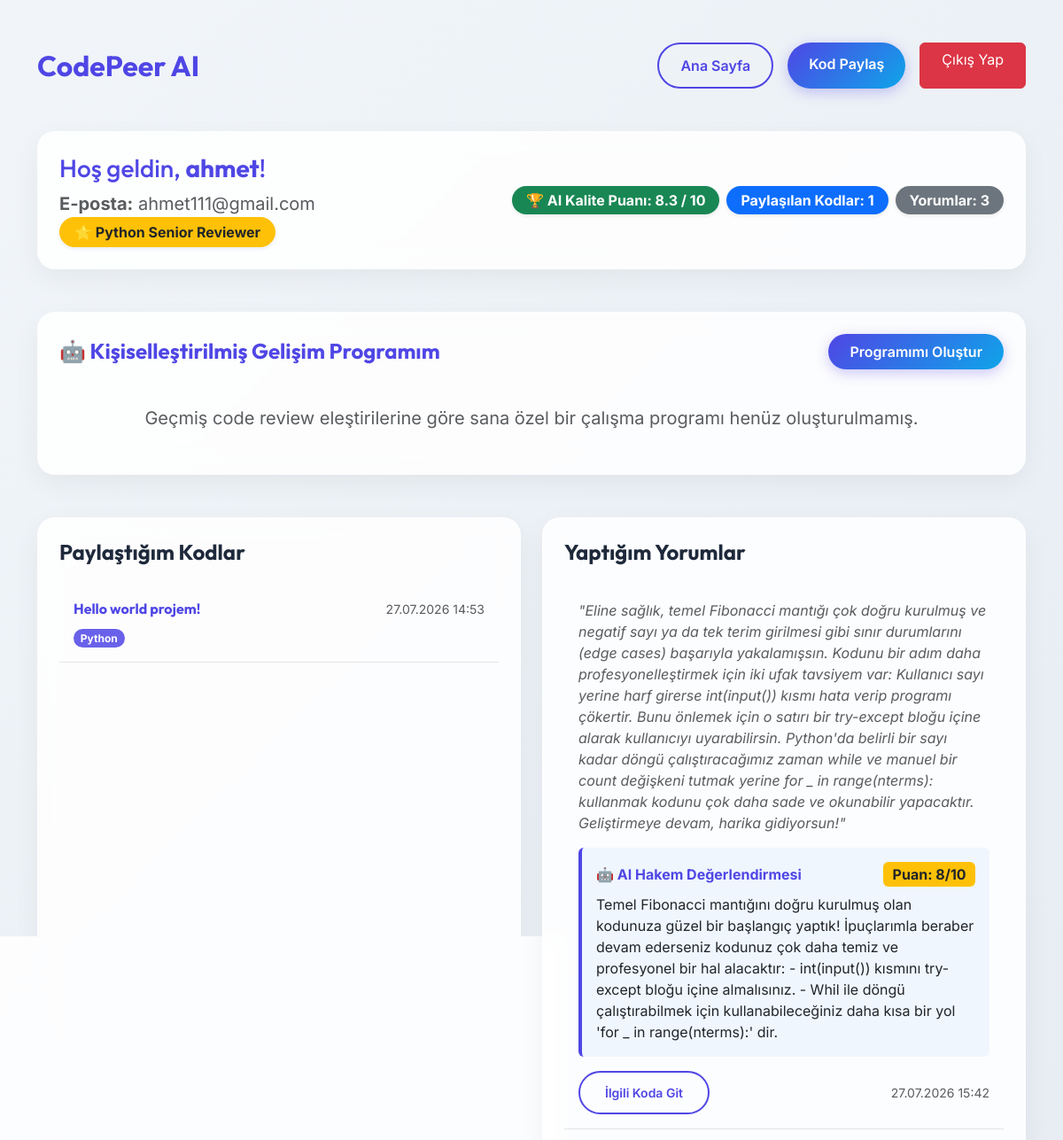
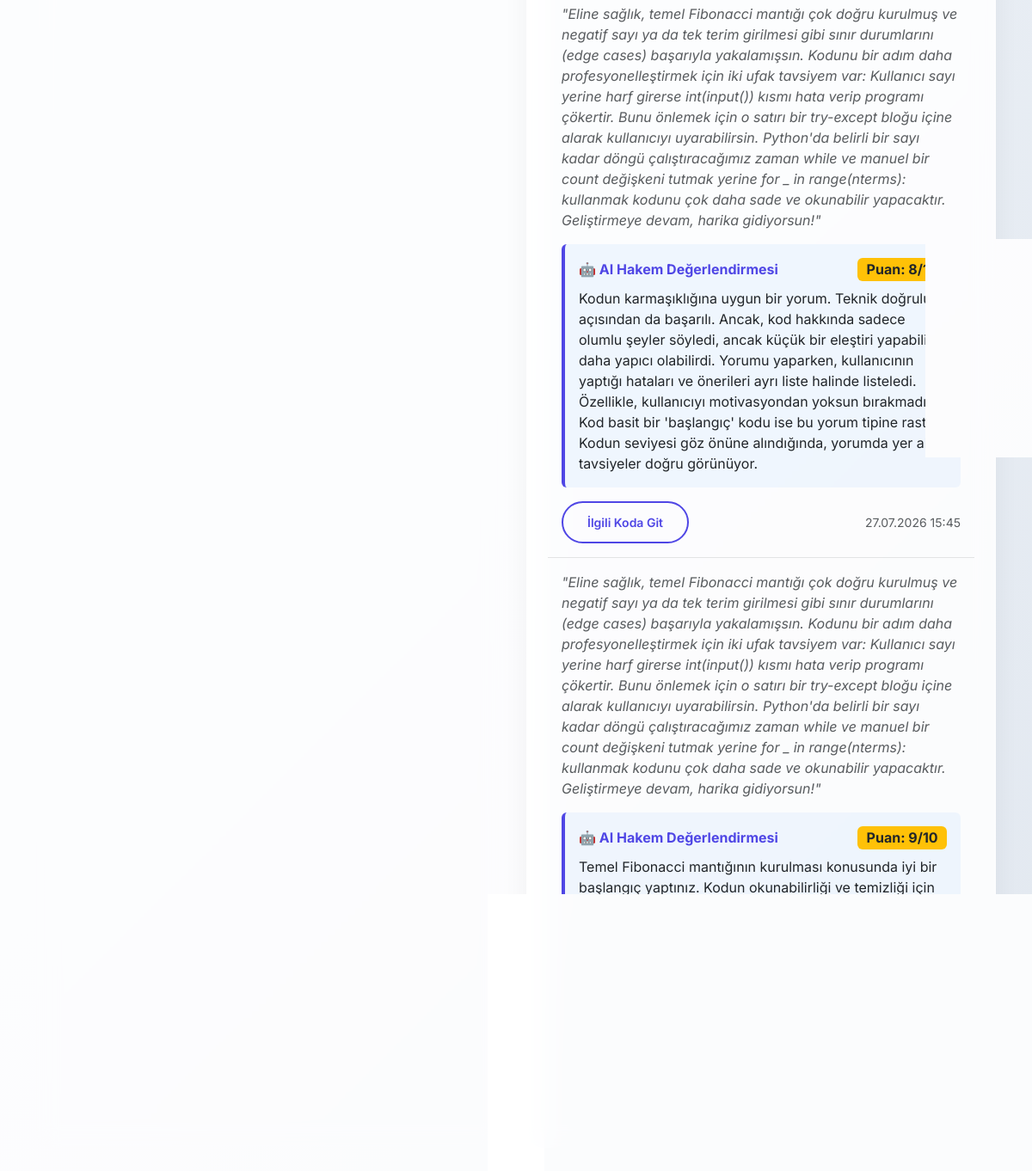
The app's page /profile (signed in) with its own data (2 pictures, top to bottom).
### database.py (models this page shows)
class User(Base):
    __tablename__ = "users"
    id = Column(Integer, primary_key=True, index=True)
    username = Column(String, unique=True, index=True)
    email = Column(String, unique=True, index=True)
    hashed_password = Column(String)
    learning_plan = Column(Text, nullable=True)  # AI tarafından oluşturulan kişisel eğitim programı
    posts = relationship("CodePost", back_populates="owner")
    comments = relationship("Comment", back_populates="author")

class CodePost(Base):
    __tablename__ = "code_posts"
    id = Column(Integer, primary_key=True, index=True)
    title = Column(String, index=True)
    content = Column(Text)  # Kullanıcının yüklediği ham kod bloğu
    language = Column(String)  # Python, JS, C++ vb.
    created_at = Column(DateTime, default=datetime.utcnow)
    user_id = Column(Integer, ForeignKey("users.id"))
    owner = relationship("User", back_populates="posts")
    comments = relationship("Comment", back_populates="post")
    ai_reviews = relationship("AIReview", back_populates="post")

class Comment(Base):
    __tablename__ = "comments"
    id = Column(Integer, primary_key=True, index=True)
    content = Column(Text)  # Kullanıcının kod hakkındaki analizi/yorumu
    created_at = Column(DateTime, default=datetime.utcnow)
    user_id = Column(Integer, ForeignKey("users.id"))
    post_id = Column(Integer, ForeignKey("code_posts.id"))
    author = relationship("User", back_populates="comments")
    post = relationship("CodePost", back_populates="comments")
    ai_reviews = relationship("AIReview", back_populates="comment")

class AIReview(Base):
    __tablename__ = "ai_reviews"
    id = Column(Integer, primary_key=True, index=True)
    review_text = Column(Text)  # LLM'den gelen detaylı analiz metni
    score = Column(Integer, nullable=True)  # LLM'in verdiği puan (Örn: 1-10 arası)
    target_type = Column(String)  # "post" (kod için) veya "comment" (yorum incelemesi için)
    created_at = Column(DateTime, default=datetime.utcnow)
    post_id = Column(Integer, ForeignKey("code_posts.id"), nullable=True)
    comment_id = Column(Integer, ForeignKey("comments.id"), nullable=True)
    post = relationship("CodePost", back_populates="ai_reviews")
    comment = relationship("Comment", back_populates="ai_reviews")

### main.py (the view)
@app.get("/profile")
def profile_page(request: Request, current_user: str = Cookie(None), db: Session = Depends(database.get_db)):
    if not current_user:
        return RedirectResponse(url="/login", status_code=status.HTTP_303_SEE_OTHER)
    user = db.query(database.User).filter(database.User.username == current_user).first()
    if not user:
        return RedirectResponse(url="/login", status_code=status.HTTP_303_SEE_OTHER)
    total_score = 0
    review_count = 0
    language_stats = {}
    mentor_score = 0
    mentor_count = 0
    for comment in user.comments:
        if comment.ai_reviews and comment.ai_reviews[0].score is not None:
            ai_score = comment.ai_reviews[0].score
            total_score += ai_score
            review_count += 1
            lang = comment.post.language.strip()
            code_lines = len(comment.post.content.strip().splitlines())
            if code_lines <= 5:
                mentor_score += ai_score
                mentor_count += 1
            else:
                if lang not in language_stats:
                    language_stats[lang] = {"total_score": 0, "count": 0}
                language_stats[lang]["total_score"] += ai_score
                language_stats[lang]["count"] += 1
    avg_score = round(total_score / review_count, 1) if review_count > 0 else 0
    earned_badges = []
    if mentor_count >= 1:
        mentor_avg = mentor_score / mentor_count
        if mentor_count >= 2 and mentor_avg >= 8.5:
            earned_badges.append("🤝 Topluluk Mentoru")
        elif mentor_count >= 1 and mentor_avg >= 7.0:
            earned_badges.append("👋 Yardımsever Geliştirici")
    for lang, stats in language_stats.items():
        lang_avg = stats["total_score"] / stats["count"]
        if stats["count"] >= 3 and lang_avg >= 8.5:
            earned_badges.append(f"🏅 {lang} Master Reviewer")
        elif stats["count"] >= 2 and lang_avg >= 7.0:
            earned_badges.append(f"⭐ {lang} Senior Reviewer")
        elif stats["count"] >= 1 and lang_avg >= 5.0:
            earned_badges.append(f"👍 {lang} Gözlemcisi")
    return templates.TemplateResponse(
        request=request,
        name="profile.html",
        context={
            "title": f"{user.username} - Profil",
            "username": current_user,
            "user": user,
            "avg_score": avg_score,
            "earned_badges": earned_badges # Kazanılan rozetleri HTML'e gönder
        }
    )

### templates/profile.html (shortened to what this page needs)
<!DOCTYPE html>
<html lang="tr">
<head>
    <link href="https://cdn.jsdelivr.net/npm/bootstrap@5.3.0/dist/css/bootstrap.min.css" rel="stylesheet">
    <link href="/static/css/style.css" rel="stylesheet">
</head>
<body>
    <div class="container py-5">
        <div class="d-flex justify-content-between align-items-center mb-5">
            <h2 class="fw-bold m-0" style="color: var(--primary);">CodePeer AI</h2>
            <div class="d-flex gap-3">
                <a href="/" class="btn btn-premium-outline px-4">Ana Sayfa</a>
                <a href="/post" class="btn btn-premium px-4">Kod Paylaş</a>
                <a href="/logout" class="btn btn-danger px-4">Çıkış Yap</a>
            </div>
        </div>
        <div class="glass-card p-4 mb-5 transition-all" style="border-radius: 1.25rem;">
            <div class="row align-items-center">
                <div class="col-md-8">
                    <h3 class="mb-2" style="color: var(--primary);">Hoş geldin, <span class="fw-bold">{{ user.username }}</span>!</h3>
                    <p class="text-muted mb-0 fs-5"><strong>E-posta:</strong> {{ user.email }}</p>
                    {% if earned_badges %}
                        <div class="d-flex gap-2 flex-wrap">
                            {% for badge in earned_badges %}
                                <span class="badge bg-warning text-dark fs-6 p-2 px-3 rounded-pill shadow-sm border border-warning">{{ badge }}</span>
                            {% endfor %}
                        </div>
                    {% endif %}
                </div>
                <div class="col-md-4 text-md-end mt-3 mt-md-0">
                    <div class="d-flex gap-2 justify-content-md-end">
                        <span class="badge bg-success fs-6 p-2 px-3 rounded-pill shadow-sm">🏆 AI Kalite Puanı: {{ avg_score }} / 10</span>
                        <span class="badge bg-primary fs-6 p-2 px-3 rounded-pill shadow-sm">Paylaşılan Kodlar: {{ user.posts|length }}</span>
                        <span class="badge bg-secondary fs-6 p-2 px-3 rounded-pill shadow-sm">Yorumlar: {{ user.comments|length }}</span>
                    </div>
                </div>
            </div>
        </div>
        <div class="glass-card p-4 mb-5 transition-all" style="border-radius: 1.25rem;">
            <div class="d-flex justify-content-between align-items-center mb-3">
                <h4 class="fw-bold m-0" style="color: var(--primary);">🤖 Kişiselleştirilmiş Gelişim Programım</h4>
                <form action="/profile/generate-plan" method="POST" onsubmit="this.querySelector('button').innerHTML='Hazırlanıyor... ⏳'; this.querySelector('button').disabled=true;">
                    <button type="submit" class="btn btn-premium px-4 py-2 fs-6">
                        {% if user.learning_plan %}Programımı Güncelle{% else %}Programımı Oluştur{% endif %}
                    </button>
                </form>
            </div>
            {% if user.learning_plan %}
                <hr>
                <div id="learning-plan-content" class="mt-4" style="color: var(--text-main); font-size: 1.1rem; line-height: 1.6;">
                    {{ user.learning_plan }}
                </div>
                <script src="https://cdn.jsdelivr.net/npm/marked/marked.min.js"></script>
                <script>
                    document.addEventListener("DOMContentLoaded", function() {
                        var contentDiv = document.getElementById("learning-plan-content");
                        var rawMarkdown = contentDiv.innerText || contentDiv.textContent;
                        contentDiv.innerHTML = marked.parse(rawMarkdown);
                    });
                </script>
            {% else %}
                <div class="text-center py-4">
                    <p class="text-muted fs-5 mb-0">Geçmiş code review eleştirilerine göre sana özel bir çalışma programı henüz oluşturulmamış.</p>
                </div>
            {% endif %}
        </div>
        <div class="row">
            <div class="col-lg-6 mb-4">
                <div class="glass-card p-4 h-100 transition-all hover-lift" style="border-radius: 1.25rem;">
                    <h4 class="fw-bold mb-4" style="color: var(--text-main);">Paylaştığım Kodlar</h4>
                    {% if user.posts %}
                        <div class="list-group list-group-flush bg-transparent">
                        {% for post in user.posts %}
                            <a href="/post/{{ post.id }}" class="list-group-item list-group-item-action bg-transparent border-bottom py-3" style="border-color: rgba(0,0,0,0.1) !important;">
                                <div class="d-flex w-100 justify-content-between align-items-center mb-1">
                                    <h6 class="mb-0 fw-bold" style="color: var(--primary);">{{ post.title }}</h6>
                                    <small class="text-muted">{{ post.created_at.strftime('%d.%m.%Y %H:%M') }}</small>
                                </div>
                                <span class="badge rounded-pill mt-2" style="background-color: var(--primary); opacity: 0.85;">{{ post.language }}</span>
                            </a>
                        {% endfor %}
                        </div>
                    {% else %}
                        <div class="text-center py-5">
                            <p class="text-muted fs-5">Henüz hiç kod paylaşmadın.</p>
                            <a href="/post" class="btn btn-premium px-4 mt-2">Hemen Paylaş</a>
                        </div>
                    {% endif %}
                </div>
            </div>
            <div class="col-lg-6 mb-4">
                <div class="glass-card p-4 h-100 transition-all hover-lift" style="border-radius: 1.25rem;">
                    <h4 class="fw-bold mb-4" style="color: var(--text-main);">Yaptığım Yorumlar</h4>
                    {% if user.comments %}
                        <div class="list-group list-group-flush bg-transparent">
                        {% for comment in user.comments %}
                            <div class="list-group-item bg-transparent border-bottom py-3" style="border-color: rgba(0,0,0,0.1) !important;">
                                <p class="mb-3 text-muted fst-italic">"{{ comment.content }}"</p>
                                {% if comment.ai_reviews %}
                                    {% set ai_feedback = comment.ai_reviews[0] %}
                                    <div class="mt-3 mb-3 p-3 rounded" style="background-color: rgba(13, 110, 253, 0.05); border-left: 4px solid var(--primary);">
                                        <div class="d-flex justify-content-between align-items-center mb-2">
                                            <strong style="color: var(--primary);">🤖 AI Hakem Değerlendirmesi</strong>
                                            <span class="badge bg-warning text-dark fs-6">Puan: {{ ai_feedback.score }}/10</span>
                                        </div>
                                        <p class="mb-0 text-sm">{{ ai_feedback.review_text }}</p>
                                    </div>
                                {% endif %}
                                <div class="d-flex justify-content-between align-items-center">
                                    <a href="/post/{{ comment.post_id }}" class="btn btn-sm btn-premium-outline">İlgili Koda Git</a>
                                    <small class="text-muted">{{ comment.created_at.strftime('%d.%m.%Y %H:%M') }}</small>
                                </div>
                            </div>
                        {% endfor %}
                        </div>
                    {% else %}
                        <div class="text-center py-5">
                            <p class="text-muted fs-5">Henüz kimsenin koduna yorum yapmadın.</p>
                            <a href="/" class="btn btn-premium-outline px-4 mt-2">Kodları İncele</a>
                        </div>
                    {% endif %}
                </div>
            </div>
        </div>
    </div>
</body>
</html>

### static/css/style.css (style rules this page uses)
:root { --primary: #4f46e5; --primary-hover: #4338ca; --secondary: #0ea5e9; --bg-color: #f1f5f9; --card-bg: rgba(255, 255, 255, 0.85); --text-main: #1e293b; --text-muted: #64748b; --glass-border: rgba(255, 255, 255, 0.4); }
body { background: linear-gradient(135deg, #f1f5f9 0%, #e2e8f0 100%); font-family: 'Inter', sans-serif; color: var(--text-main); min-height: 100vh; }
h1, h2, h3, h4, h5, h6 { font-family: 'Outfit', sans-serif; }
.glass-card { background: var(--card-bg); backdrop-filter: blur(12px); -webkit-backdrop-filter: blur(12px); border: 1px solid var(--glass-border); box-shadow: 0 10px 30px rgba(0, 0, 0, 0.05); border-radius: 1.5rem; padding: 2.5rem; }
.btn-premium { background: linear-gradient(135deg, var(--primary), var(--secondary)); color: white; border: none; padding: 0.75rem 1.75rem; border-radius: 999px; font-weight: 600; transition: all 0.3s ease; box-shadow: 0 4px 15px rgba(79, 70, 229, 0.3); }
.btn-premium-outline { background: transparent; color: var(--primary); border: 2px solid var(--primary); padding: 0.75rem 1.75rem; border-radius: 999px; font-weight: 600; transition: all 0.3s ease; }

### records on screen
User: username "ahmet", email "ahmet111@gmail.com"
CodePost: title "Hello world projem!", created_at "27.07.2026 14:53", language "Python"
Comment: content "Eline sağlık, temel Fibonacci mantığı çok doğru kurulmuş ve negatif sayı ya da tek terim girilmesi gibi sınır durumlarını (edge cases) başarıyla yakalamışsın. Kodunu bir adım daha profesyonelleştirmek için iki ufak tavsiyem var: Kullanıcı sayı yerine harf girerse int(input()) kısmı hata verip programı çökertir. Bunu önlemek için o satırı bir try-except bloğu içine alarak kullanıcıyı uyarabilirsin. Python'da belirli bir sayı kadar döngü çalıştıracağımız zaman while ve manuel bir count değişkeni tutmak yerine for _ in range(nterms): kullanmak kodunu çok daha sade ve okunabilir yapacaktır. Geliştirmeye devam, harika gidiyorsun!", created_at "27.07.2026 15:42"
AIReview: score "8", review_text "Temel Fibonacci mantığını doğru kurulmuş olan kodunuza güzel bir başlangıç yaptık! İpuçlarımla beraber devam ederseniz kodunuz çok daha temiz ve profesyonel bir hal alacaktır: - int(input()) kısmını try-except bloğu içine almalısınız. - Whil ile döngü çalıştırabilmek için kullanabileceğiniz daha kısa bir yol 'for _ in range(nterms):' dir."
Comment: content "Eline sağlık, temel Fibonacci mantığı çok doğru kurulmuş ve negatif sayı ya da tek terim girilmesi gibi sınır durumlarını (edge cases) başarıyla yakalamışsın. Kodunu bir adım daha profesyonelleştirmek için iki ufak tavsiyem var: Kullanıcı sayı yerine harf girerse int(input()) kısmı hata verip programı çökertir. Bunu önlemek için o satırı bir try-except bloğu içine alarak kullanıcıyı uyarabilirsin. Python'da belirli bir sayı kadar döngü çalıştıracağımız zaman while ve manuel bir count değişkeni tutmak yerine for _ in range(nterms): kullanmak kodunu çok daha sade ve okunabilir yapacaktır. Geliştirmeye devam, harika gidiyorsun!", created_at "27.07.2026 15:45"
AIReview: score "8", review_text "Kodun karmaşıklığına uygun bir yorum. Teknik doğruluk açısından da başarılı. Ancak, kod hakkında sadece olumlu şeyler söyledi, ancak küçük bir eleştiri yapabilir daha yapıcı olabilirdi. Yorumu yaparken, kullanıcının yaptığı hataları ve önerileri ayrı liste halinde listeledi. Özellikle, kullanıcıyı motivasyondan yoksun bırakmadı. Kod basit bir 'başlangıç' kodu ise bu yorum tipine rastlar. Kodun seviyesi göz önüne alındığında, yorumda yer alan tavsiyeler doğru görünüyor."
Comment: content "Eline sağlık, temel Fibonacci mantığı çok doğru kurulmuş ve negatif sayı ya da tek terim girilmesi gibi sınır durumlarını (edge cases) başarıyla yakalamışsın. Kodunu bir adım daha profesyonelleştirmek için iki ufak tavsiyem var: Kullanıcı sayı yerine harf girerse int(input()) kısmı hata verip programı çökertir. Bunu önlemek için o satırı bir try-except bloğu içine alarak kullanıcıyı uyarabilirsin. Python'da belirli bir sayı kadar döngü çalıştıracağımız zaman while ve manuel bir count değişkeni tutmak yerine for _ in range(nterms): kullanmak kodunu çok daha sade ve okunabilir yapacaktır. Geliştirmeye devam, harika gidiyorsun!"
AIReview: score "9", review_text "Temel Fibonacci mantığının kurulması konusunda iyi bir başlangıç yaptınız. Kodun okunabilirliği ve temizliği için bazı değerli tavsiyelerde bulundunuz. Ancak 'for _ in range(nterms)' kısmına da dahil ettiğiniz önerilerle kodunu daha pratik bir şekilde kodlayabilirsiniz. Hatta kullanıcı sayı yerine harf girerse kodun daha fazla hata yapmasını engellemek için try-except bloğu kullanmak da size düşerde. Geliştirmelerinizde devam edecek olan girişiminizi takdir ediyorum!"

### other values on screen
{{ badge }} "⭐ Python Senior Reviewer"
{{ avg_score }} "8.3"
{{ user.posts|length }} "1"
{{ user.comments|length }} "3"
